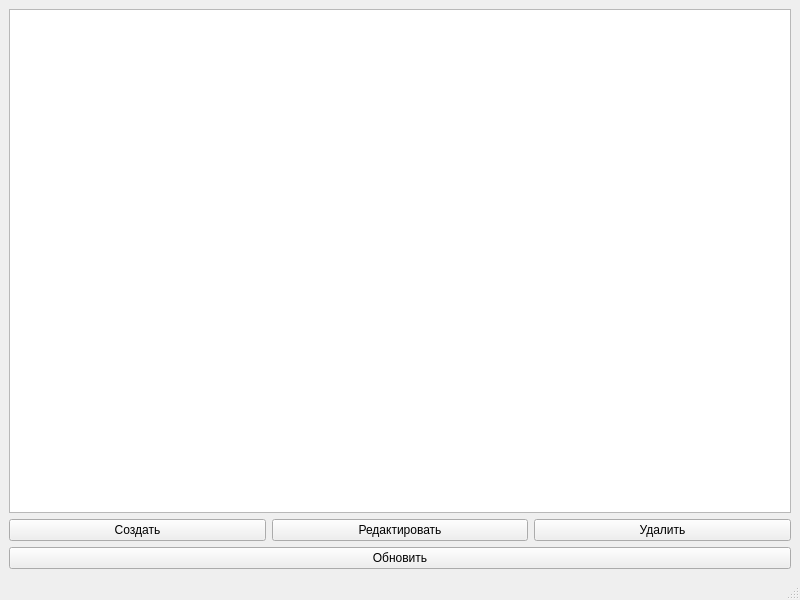
<?xml version="1.0" encoding="UTF-8"?>
<ui version="4.0">
 <class>MainWindow</class>
 <widget class="QMainWindow" name="MainWindow">
  <property name="geometry">
   <rect>
    <x>0</x>
    <y>0</y>
    <width>800</width>
    <height>600</height>
   </rect>
  </property>
  <property name="windowTitle">
   <string>Капучино</string>
  </property>
  <widget class="QWidget" name="centralwidget">
   <layout class="QGridLayout" name="gridLayout_2">
    <item row="0" column="0">
     <layout class="QGridLayout" name="gridLayout">
      <item row="1" column="1">
       <widget class="QPushButton" name="pushButtonEdit">
        <property name="text">
         <string>Редактировать</string>
        </property>
       </widget>
      </item>
      <item row="1" column="2">
       <widget class="QPushButton" name="pushButtonDel">
        <property name="text">
         <string>Удалить</string>
        </property>
       </widget>
      </item>
      <item row="1" column="0">
       <widget class="QPushButton" name="pushButtonAdd">
        <property name="text">
         <string>Создать</string>
        </property>
       </widget>
      </item>
      <item row="2" column="0" colspan="3">
       <widget class="QPushButton" name="pushButtonUpdate">
        <property name="text">
         <string>Обновить</string>
        </property>
       </widget>
      </item>
      <item row="0" column="0" colspan="3">
       <widget class="QTableWidget" name="tableWidgetDataCoffee">
        <property name="editTriggers">
         <set>QAbstractItemView::EditKeyPressed</set>
        </property>
       </widget>
      </item>
     </layout>
    </item>
   </layout>
  </widget>
  <widget class="QMenuBar" name="menubar">
   <property name="geometry">
    <rect>
     <x>0</x>
     <y>0</y>
     <width>800</width>
     <height>21</height>
    </rect>
   </property>
  </widget>
  <widget class="QStatusBar" name="statusbar"/>
 </widget>
 <resources/>
 <connections/>
</ui>
